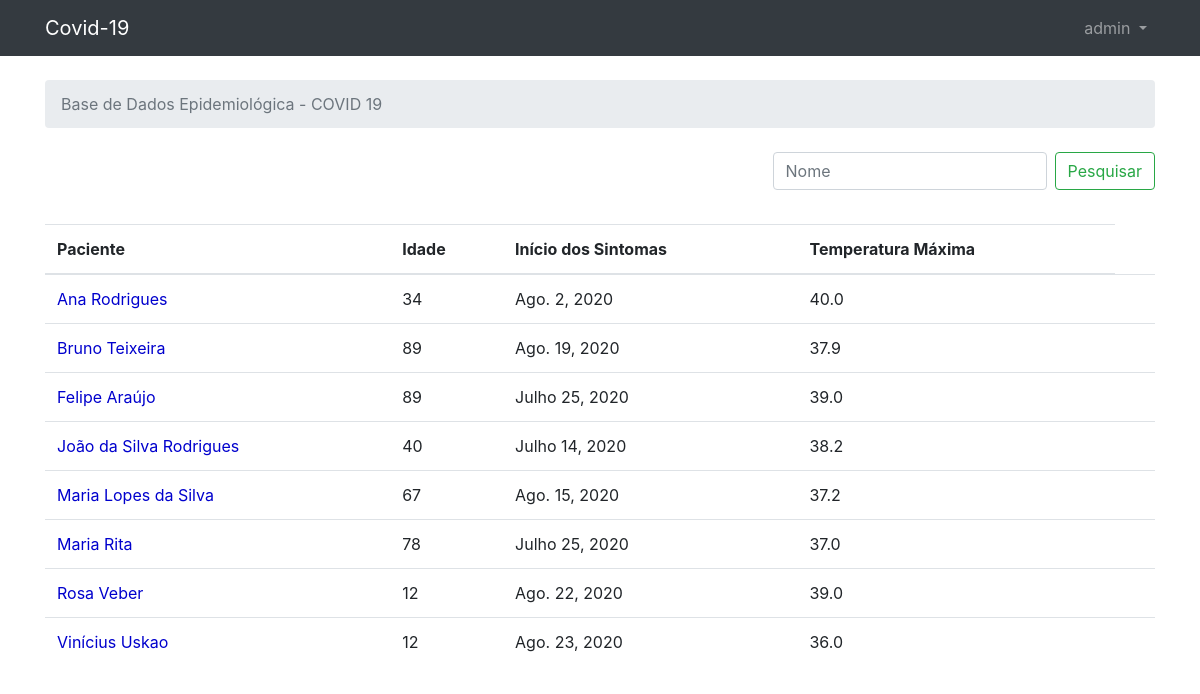
The app's page / (signed in) with its own data.
### pacientes/models.py (models this page shows, shortened)
class Paciente(models.Model):
    nome = models.CharField(max_length=30, unique=True)
    idade = models.IntegerField(null=True)
    temperatura_maxima = models.FloatField(null=True)
    data_inicio_sintomas = models.DateField(null=True)

### pacientes/views.py (the view)
# urls.py: 2. Add a URL to urlpatterns:  path('', views.home, name='home')
def home(request):
    pesquisar = request.GET.get('pesquisar')
    if pesquisar is not None:
        pacientes = Paciente.objects.filter(nome__startswith=pesquisar).order_by('nome')
        if len(pesquisar) == 0:
            pesquisar = "Nome"
    else:
        pacientes = Paciente.objects.all().order_by('nome')
        pesquisar = "Nome"
    return render(request, 'home.html', {'pacientes': pacientes, 'pesquisar': pesquisar})

### templates/home.html
{% extends 'base.html' %}
{% block breadcrumb %}
  <li class="breadcrumb-item active">Base de Dados Epidemiológica - COVID 19</li>
{% endblock %}
{% block content %}
    <form class="form-inline float-right">
        <input class="form-control mr-sm-2" type="search" placeholder="{{ pesquisar }}" aria-label="Pesquisar" name="pesquisar">
        <button class="btn btn-outline-success my-2 my-sm-0" type="submit">Pesquisar</button>
    </form>
    <br>
    <br>
    <br>
  <table class="table">
    <thead class="thead-inverse">
      <tr>
        <th>Paciente</th>
          <th>Idade</th>
          <th>Início dos Sintomas</th>
          <th>Temperatura Máxima</th>
      </tr>
    </thead>
    <tbody>
          {% for patient in pacientes %}
            <tr>
                <td>
                    <a href="{% url 'patient_description' patient.pk %}" style="color:mediumblue">{{ patient.nome }}</a>
                </td>
                <td class="align-middle">{{ patient.idade }}</td>
                <td class="align-middle">{{ patient.data_inicio_sintomas }}</td>
                <td class="align-middle">{{ patient.temperatura_maxima }}</td>
                <td></td>
            </tr>
          {% endfor %}
    </tbody>
  </table>
{% endblock %}

### templates/base.html (shortened to what this page needs)
{% load static %}<!DOCTYPE html>
<html>
  <head>
      <link rel="stylesheet" href="https://maxcdn.bootstrapcdn.com/bootstrap/4.0.0/css/bootstrap.min.css">
  </head>
  <body>
  {% block body %}
      <nav class="navbar navbar-expand-sm navbar-dark bg-dark">
          <div class="container">
              {% if user.is_authenticated %}
                  <a class="navbar-brand" href="{% url 'home-logged' %}">Covid-19</a>
              {% else %}
                  <a class="navbar-brand" href="{% url 'home' %}">Covid-19</a>
              {% endif %}
              <div class="collapse navbar-collapse" id="mainMenu">
                  {% if user.is_authenticated %}
                      <ul class="navbar-nav ml-auto">
                          <li class="nav-item dropdown">
                              <a class="nav-link dropdown-toggle" href="#" id="userMenu" data-toggle="dropdown" aria-haspopup="true" aria-expanded="false">
                                  {{ user.username }}
                              </a>
                          </li>
                      </ul>
                  {% else %}
                      <form class="form-inline ml-auto">
                          <a href="{% url 'about' %}" type="button" class="btn btn-secondary ml-2">Sobre</a>
                          <a href="{% url 'login' %}" class="btn btn-info ml-2">Entrar</a>
                          <a href="{% url 'signup' %}" class="btn btn-outline-light ml-2">Cadastro</a>
                      </form>
                  {% endif %}
              </div>
          </div>
      </nav>
      <div class="container">
          <ol class="breadcrumb my-4">
              {% block breadcrumb %}
              {% endblock %}
          </ol>
          {% block content %}
          {% endblock %}
      </div>
  {% endblock body %}
  </body>
</html>

### records on screen
Paciente: nome "Ana Rodrigues", idade "34", data_inicio_sintomas "Ago. 2, 2020", temperatura_maxima "40.0"
Paciente: nome "Bruno Teixeira", idade "89", data_inicio_sintomas "Ago. 19, 2020", temperatura_maxima "37.9"
Paciente: nome "Felipe Araújo", idade "89", data_inicio_sintomas "Julho 25, 2020", temperatura_maxima "39.0"
Paciente: nome "João da Silva Rodrigues", idade "40", data_inicio_sintomas "Julho 14, 2020", temperatura_maxima "38.2"
Paciente: nome "Maria Lopes da Silva", idade "67", data_inicio_sintomas "Ago. 15, 2020", temperatura_maxima "37.2"
Paciente: nome "Maria Rita", idade "78", data_inicio_sintomas "Julho 25, 2020", temperatura_maxima "37.0"
Paciente: nome "Rosa Veber", idade "12", data_inicio_sintomas "Ago. 22, 2020", temperatura_maxima "39.0"
Paciente: nome "Vinícius Uskao", idade "12", data_inicio_sintomas "Ago. 23, 2020", temperatura_maxima "36.0"

### other values on screen
{{ user.username }} "admin"
